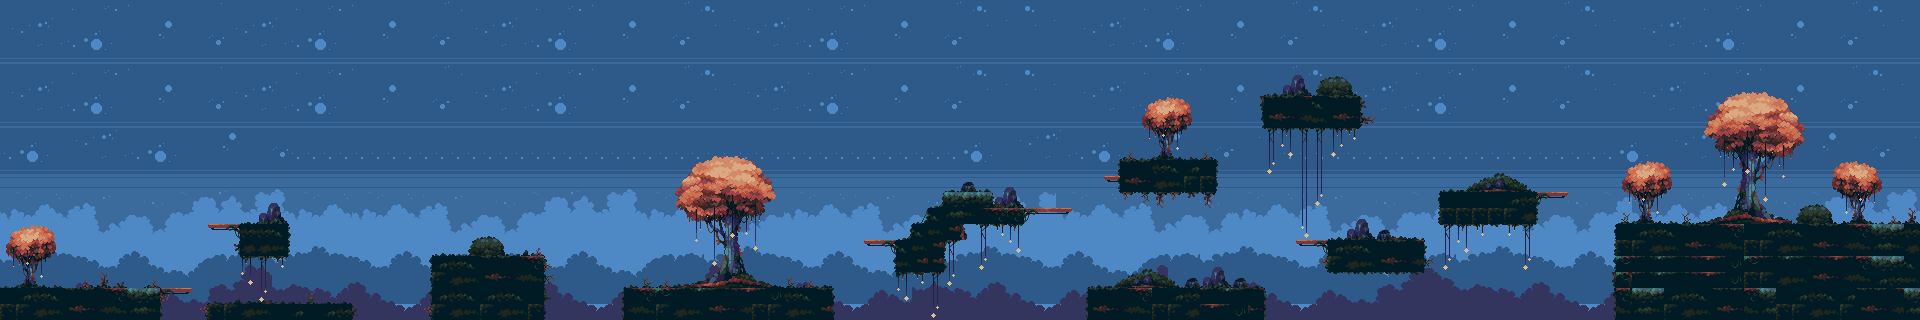

A 2D game scene composited from a Tiled map and its tileset images. What follows is a short description and the map's XML, with each tile layer's data collapsed to a summary:
An orthogonal 120x20 tile map with 16x16 px tiles, 7 tile layers (Background0, Background1, Background2, Ground, ...), 4 tilesets and 69 objects (28x Coin, 7x Enemy, Start Point, End Point).

<map version="1.10" tiledversion="1.10.2" orientation="orthogonal" renderorder="right-down" width="120" height="20" tilewidth="16" tileheight="16" infinite="0" nextlayerid="24" nextobjectid="167">
 <tileset firstgid="1" source="background_0.tsx" />
 <tileset firstgid="199" source="background_1.tsx" />
 <tileset firstgid="397" source="background_2.tsx" />
 <tileset firstgid="595" source="tileset.tsx" />
 <layer id="7" name="Background0" width="120" height="20">
  <data>[2400 cells, 2400 non-empty, 198 distinct tile ids]</data>
 </layer>
 <layer id="6" name="Background1" width="120" height="20">
  <data>[2400 cells, 480 non-empty, 72 distinct tile ids]</data>
 </layer>
 <layer id="1" name="Background2" width="120" height="20">
  <data>[2400 cells, 480 non-empty, 72 distinct tile ids]</data>
 </layer>
 <layer id="8" name="Ground" width="120" height="20">
  <data>[2400 cells, 306 non-empty, 34 distinct tile ids]</data>
 </layer>
 <objectgroup id="20" name="Ground Line">
  <object id="68" x="0.25" y="288.25" width="191.25" height="7" />
  <object id="70" x="208.25" y="224.25" width="81.5" height="6.75" />
  <object id="71" x="207.75" y="303.75" width="145.5" height="16" />
  <object id="72" x="431.25" y="255.5" width="112.5" height="64.25" />
  <object id="73" x="624" y="288" width="208.5" height="31.5" />
  <object id="74" x="863.5" y="240" width="84" height="6.5" />
  <object id="75" x="912" y="224.5" width="49.5" height="10.8333" />
  <object id="76" x="944" y="191.5" width="47.5" height="13.8333" />
  <object id="77" x="928" y="208.5" width="144" height="12.8333" />
  <object id="78" x="1103.5" y="176" width="16.5" height="5" />
  <object id="79" x="1119.5" y="160" width="96.5" height="21" />
  <object id="80" x="1089" y="287" width="177" height="33.5" />
  <object id="81" x="1261" y="95.5" width="99" height="34" />
  <object id="82" x="1296" y="239.5" width="130" height="7.5" />
  <object id="83" x="1439.5" y="192.5" width="128" height="6.5" />
  <object id="84" x="1616" y="223.5" width="304" height="10.5" />
  <object id="87" x="1614.5" y="234.5" width="15.5" height="84.5" />
 </objectgroup>
 <objectgroup id="22" name="Margin">
  <object id="112" x="994" y="206" />
  <object id="121" x="1262.5" y="94.5" />
  <object id="122" x="1369.17" y="88.1667" />
  <object id="138" x="352.083" y="293.833" />
  <object id="139" x="539" y="253.667" />
  <object id="142" x="205" y="294.583" />
  <object id="143" x="433" y="255.333" />
  <object id="144" x="625" y="284.667" />
  <object id="145" x="827.333" y="285" />
  <object id="146" x="1068.33" y="205.333" />
  <object id="147" x="1091.67" y="281.667" />
  <object id="148" x="1261" y="279.667" />
  <object id="149" x="1295.33" y="237.333" />
  <object id="150" x="1421.67" y="236.333" />
  <object id="151" x="1566" y="191" width="0.333333" height="0.333333" />
 </objectgroup>
 <layer id="12" name="Foreground" width="120" height="20">
  <data>[2400 cells, 242 non-empty, 100 distinct tile ids]</data>
 </layer>
 <objectgroup id="13" name="Start Point">
  <object id="1" name="Start Point" x="85.3333" y="270" />
 </objectgroup>
 <objectgroup id="15" name="End Point">
  <object id="13" name="End Point" x="1789.83" y="205.33" width="50" height="50" />
 </objectgroup>
 <objectgroup id="14" name="Enemy">
  <object id="3" name="Enemy" x="279.667" y="290.333" />
  <object id="6" name="Enemy" x="463" y="243.833" />
  <object id="7" name="Enemy" x="664.667" y="275.333" />
  <object id="8" name="Enemy" x="1031" y="197.333" />
  <object id="9" name="Enemy" x="1180.67" y="276" />
  <object id="10" name="Enemy" x="1312.33" y="84.3333" />
  <object id="12" name="Enemy" x="1375.33" y="226.667" />
 </objectgroup>
 <objectgroup id="16" name="Coin">
  <object id="14" name="Coin" x="133" y="263.667" />
  <object id="16" name="Coin" x="258" y="194.333" />
  <object id="17" name="Coin" x="324" y="283.667" />
  <object id="18" name="Coin" x="487.667" y="201.333" />
  <object id="20" name="Coin" x="584.333" y="235.333" />
  <object id="21" name="Coin" x="383.333" y="242.667" />
  <object id="22" name="Coin" x="175.667" y="245.667" />
  <object id="23" name="Coin" x="224.333" y="274.667" />
  <object id="24" name="Coin" x="731" y="270.667" />
  <object id="25" name="Coin" x="807" y="260.667" />
  <object id="26" name="Coin" x="887.667" y="220" />
  <object id="27" name="Coin" x="1077.33" y="169" />
  <object id="28" name="Coin" x="913.667" y="201.667" />
  <object id="29" name="Coin" x="935.667" y="180.333" />
  <object id="30" name="Coin" x="966.333" y="165.667" />
  <object id="31" name="Coin" x="1131.33" y="142" />
  <object id="32" name="Coin" x="1199" y="143.333" />
  <object id="33" name="Coin" x="1274.33" y="74.3333" />
  <object id="34" name="Coin" x="1231" y="110" />
  <object id="35" name="Coin" x="1351.67" y="53.3333" />
  <object id="36" name="Coin" x="1381" y="67.3333" />
  <object id="37" name="Coin" x="1321.33" y="44" />
  <object id="38" name="Coin" x="1287.67" y="50.3333" />
  <object id="39" name="Coin" x="1400.34" y="102.333" />
  <object id="40" name="Coin" x="1429.66" y="121.333" />
  <object id="41" name="Coin" x="1459" y="145" />
  <object id="42" name="Coin" x="1477" y="172.667" />
  <object id="43" name="Coin" x="1538.33" y="165.667" />
 </objectgroup>
 <layer id="10" name="BushesAndLeaves" width="120" height="20">
  <data>[2400 cells, 135 non-empty, 24 distinct tile ids]</data>
 </layer>
 <layer id="11" name="LampString" width="120" height="20">
  <data>[2400 cells, 51 non-empty, 6 distinct tile ids]</data>
 </layer>
</map>
